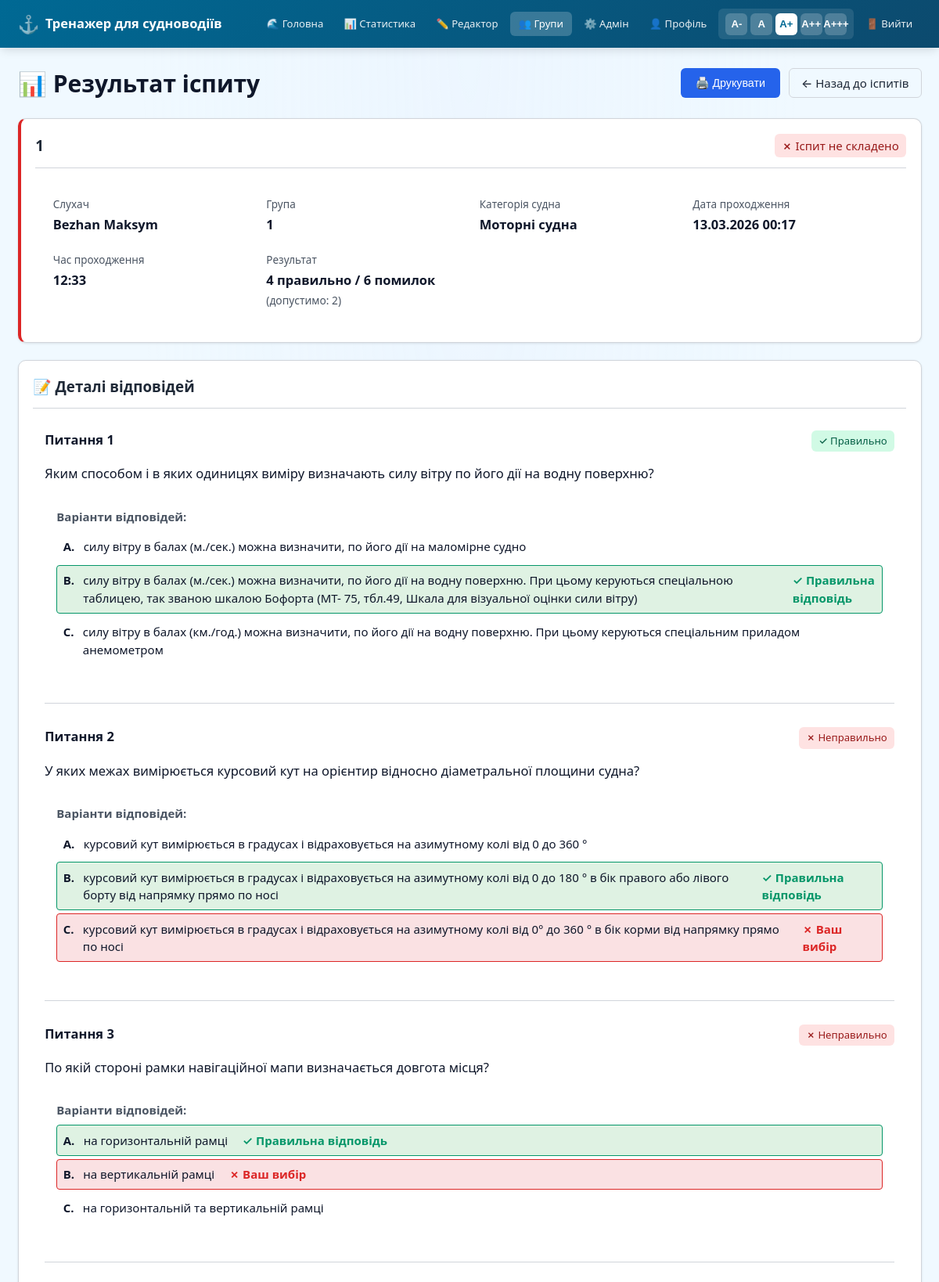
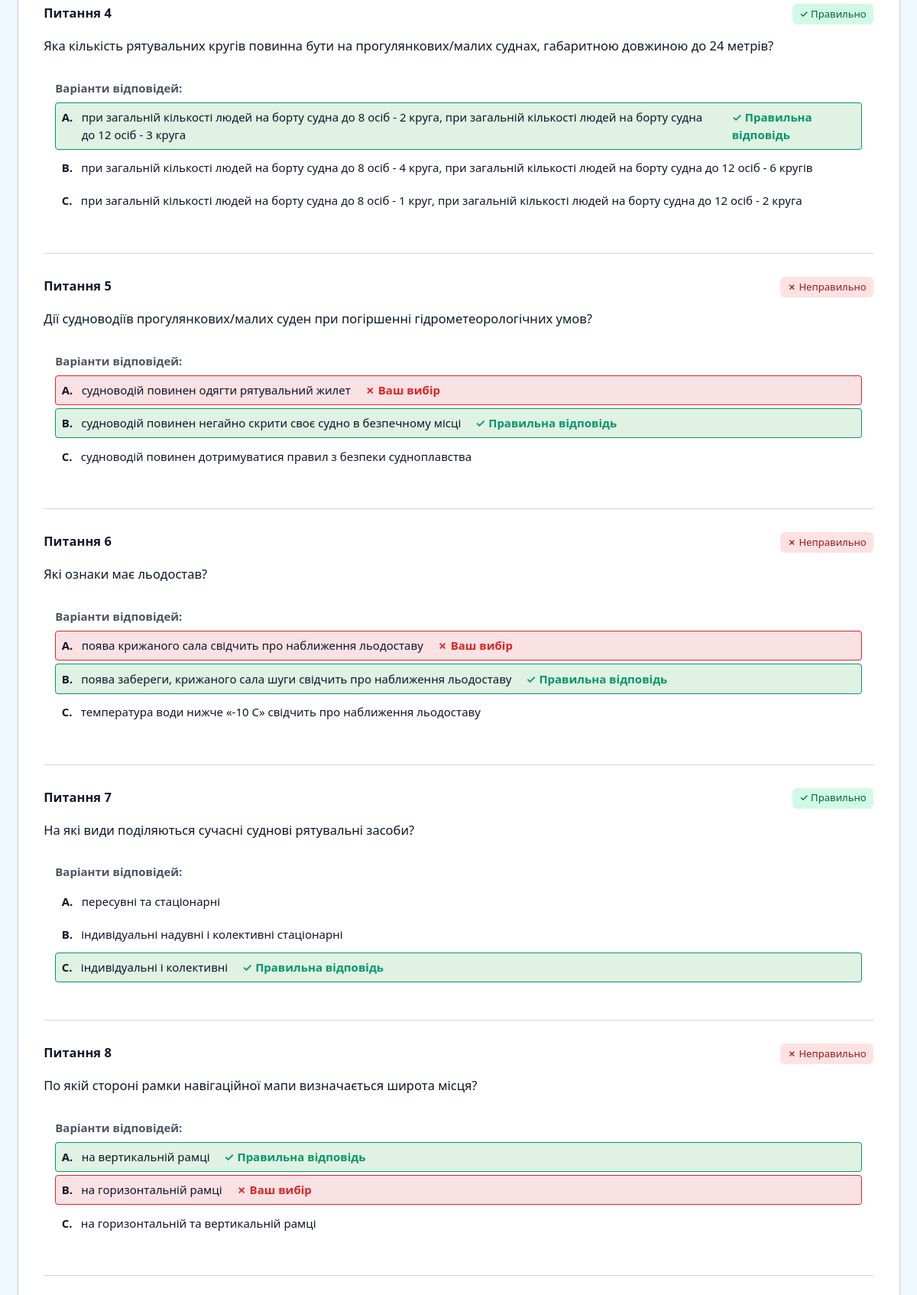
Screenshot of /school-exams/result/1 (signed in, upper part) with the database file from the repository (2 pictures, top to bottom).
### app/models.py (models this page shows, shortened)
class SchoolExam(db.Model):
    __tablename__ = 'school_exams'
    id = db.Column(db.Integer, primary_key=True)
    group_id = db.Column(db.Integer, db.ForeignKey('groups.id'), nullable=False)
    category_id = db.Column(db.Integer, db.ForeignKey('categories.id'), nullable=False)
    name = db.Column(db.String(200), nullable=False)
    question_count = db.Column(db.Integer, default=10)
    time_minutes = db.Column(db.Integer, default=20)
    max_errors = db.Column(db.Integer, default=2)
    question_selection_type = db.Column(db.String(20), default='random')
    is_active = db.Column(db.Boolean, default=False)
    activated_at = db.Column(db.DateTime)
    activated_by_id = db.Column(db.Integer, db.ForeignKey('users.id'))
    available_from = db.Column(db.DateTime)
    available_until = db.Column(db.DateTime)
    created_at = db.Column(db.DateTime, default=datetime.utcnow)
    category = db.relationship('Category', backref='school_exams', lazy=True)
    activated_by = db.relationship('User', backref='activated_exams', lazy=True)
    questions = db.relationship('SchoolExamQuestion', backref='exam', lazy=True, cascade='all, delete-orphan')
    results = db.relationship('SchoolExamResult', backref='exam', lazy=True, cascade='all, delete-orphan')

class SchoolExamResult(db.Model):
    __tablename__ = 'school_exam_results'
    id = db.Column(db.Integer, primary_key=True)
    exam_id = db.Column(db.Integer, db.ForeignKey('school_exams.id'), nullable=False)
    user_id = db.Column(db.Integer, db.ForeignKey('users.id'), nullable=False)
    started_at = db.Column(db.DateTime, default=datetime.utcnow)
    completed_at = db.Column(db.DateTime)
    total_questions = db.Column(db.Integer, default=0)
    correct_answers = db.Column(db.Integer, default=0)
    errors_count = db.Column(db.Integer, default=0)
    time_spent_seconds = db.Column(db.Integer)
    status = db.Column(db.String(20), default='in_progress')
    is_passed = db.Column(db.Boolean, default=False)
    created_at = db.Column(db.DateTime, default=datetime.utcnow)
    user = db.relationship('User', backref='school_exam_results', lazy=True)
    answers = db.relationship('SchoolExamAnswer', backref='result', lazy=True, cascade='all, delete-orphan')
    def get_time_spent_formatted(self):
        if not self.time_spent_seconds:
            return '—'
        minutes = self.time_spent_seconds // 60
        seconds = self.time_spent_seconds % 60
        return f'{minutes:02d}:{seconds:02d}'

class User(UserMixin, db.Model):
    __tablename__ = 'users'
    id = db.Column(db.Integer, primary_key=True)
    username = db.Column(db.String(80), unique=True, nullable=False)
    password_hash = db.Column(db.String(128), nullable=False)
    last_name = db.Column(db.String(100))  # Прізвище
    first_name = db.Column(db.String(100))  # Ім'я
    middle_name = db.Column(db.String(100))  # По батькові
    phone = db.Column(db.String(20))  # Номер телефону
    email = db.Column(db.String(120))  # Електронна пошта
    avatar_url = db.Column(db.String(500))  # URL аватара
    role = db.Column(db.String(20), default='student')  # system_admin, school_admin, teacher, student
    school_id = db.Column(db.Integer, db.ForeignKey('schools.id'), nullable=True)
    teacher_id = db.Column(db.Integer, db.ForeignKey('users.id'), nullable=True)  # Для слухачів - їх викладач
    is_active = db.Column(db.Boolean, default=True)
    account_created_at = db.Column(db.DateTime, default=datetime.utcnow)
    account_expires_at = db.Column(db.DateTime)  # Термін дії аккаунта
    first_login_at = db.Column(db.DateTime)  # Перший вхід (для активації)
    data_processing_consent = db.Column(db.Boolean, default=False)
    consent_date = db.Column(db.DateTime)
    must_change_password = db.Column(db.Boolean, default=False)
    last_login = db.Column(db.DateTime)
    login_count = db.Column(db.Integer, default=0)
    test_sessions = db.relationship('TestSession', backref='user', lazy=True, cascade='all, delete-orphan')
    def can_access_admin(self):
        return self.role in ['system_admin', 'school_admin']
    def can_edit_questions(self):
        return self.role in ['system_admin', 'school_admin', 'teacher']
    def get_full_name(self):
        parts = [self.last_name, self.first_name, self.middle_name]
        return ' '.join(filter(None, parts)) or self.username
    def is_account_expired(self):
        if self.account_expires_at:
            return datetime.utcnow() > self.account_expires_at
        return False

class Group(db.Model):
    __tablename__ = 'groups'
    id = db.Column(db.Integer, primary_key=True)
    name = db.Column(db.String(100), nullable=False)
    description = db.Column(db.Text)
    school_id = db.Column(db.Integer, db.ForeignKey('schools.id'), nullable=False)
    teacher_id = db.Column(db.Integer, db.ForeignKey('users.id'), nullable=False)
    created_at = db.Column(db.DateTime, default=datetime.utcnow)
    is_active = db.Column(db.Boolean, default=True)
    school = db.relationship('School', backref='groups', lazy=True)
    teacher = db.relationship('User', backref='teacher_groups', lazy=True)
    students = db.relationship('User', secondary=group_students, backref='student_groups', lazy=True)
    exams = db.relationship('SchoolExam', backref='group', lazy=True, cascade='all, delete-orphan')

class Category(db.Model):
    __tablename__ = 'categories'
    id = db.Column(db.Integer, primary_key=True)
    code = db.Column(db.String(10), unique=True, nullable=False)  # MS, GC
    name = db.Column(db.String(100), nullable=False)  # Малі судна, Гідроцикли
    description = db.Column(db.String(200))

class SchoolExamAnswer(db.Model):
    __tablename__ = 'school_exam_answers'
    id = db.Column(db.Integer, primary_key=True)
    result_id = db.Column(db.Integer, db.ForeignKey('school_exam_results.id'), nullable=False)
    question_id = db.Column(db.Integer, db.ForeignKey('questions.id'), nullable=False)
    selected_answer = db.Column(db.Integer)
    is_correct = db.Column(db.Boolean, default=False)
    answered_at = db.Column(db.DateTime, default=datetime.utcnow)
    question = db.relationship('Question', lazy=True)

class Question(db.Model):
    __tablename__ = 'questions'
    id = db.Column(db.Integer, primary_key=True)
    bank_id = db.Column(db.Integer, db.ForeignKey('question_banks.id'), nullable=False)
    section = db.Column(db.String(10), nullable=False, index=True)
    text = db.Column(db.Text, nullable=False)
    option1 = db.Column(db.String(500), nullable=False)
    option2 = db.Column(db.String(500), nullable=False)
    option3 = db.Column(db.String(500), nullable=False)
    correct = db.Column(db.Integer, nullable=False)  # 0, 1, або 2 (індекс правильної відповіді)
    correct_key = db.Column(db.String(10))  # Унікальний ключ правильної відповіді для перемішування
    image_base64 = db.Column(db.Text)  # Base64 зображення
    created_by = db.Column(db.Integer, db.ForeignKey('users.id'))
    created_at = db.Column(db.DateTime, default=datetime.utcnow)
    updated_at = db.Column(db.DateTime, default=datetime.utcnow, onupdate=datetime.utcnow)
    answers = db.relationship('Answer', backref='question', lazy=True)
    categories = db.relationship('Category', secondary=question_categories, backref='questions')
    def get_options(self):
        return [self.option1, self.option2, self.option3]

### app/routes.py (the view)
@main_bp.route('/school-exams/result/<int:result_id>')
@login_required
def school_exam_result(result_id):
    result = SchoolExamResult.query.get_or_404(result_id)
    exam = result.exam
    if current_user.role == 'student' and result.user_id != current_user.id:
        flash('У вас немає прав для перегляду цього результату', 'danger')
        return redirect(url_for('main.my_school_exams'))
    if current_user.role == 'teacher' and exam.group.teacher_id != current_user.id:
        flash('У вас немає прав для перегляду цього результату', 'danger')
        return redirect(url_for('main.groups_list'))
    if current_user.role == 'school_admin' and exam.group.school_id != current_user.school_id:
        flash('У вас немає прав для перегляду цього результату', 'danger')
        return redirect(url_for('main.groups_list'))
    answers = SchoolExamAnswer.query.filter_by(result_id=result.id).all()
    return render_template('school_exam_result.html',
                           result=result,
                           exam=exam,
                           answers=answers)

### app/templates/school_exam_result.html (shortened to what this page needs)
{% extends "base.html" %}
{% block content %}
<div class="exam-result-screen fade-in">
    <div style="display: flex; justify-content: space-between; align-items: center; margin-bottom: 1.5rem;">
        <h1>📊 Результат іспиту</h1>
        <div style="display: flex; gap: 0.75rem;">
            <button onclick="window.print()" class="print-btn">
                🖨️ Друкувати
            </button>
            <a href="{{ url_for('main.my_school_exams') }}" class="btn btn-outline no-print">
                ← Назад до іспитів
            </a>
        </div>
    </div>
    <div class="card result-header" style="margin-bottom: 1.5rem; border-left: 4px solid {{ 'var(--success-color)' if result.is_passed else 'var(--danger-color)' }};">
        <div class="card-header" style="display: flex; justify-content: space-between; align-items: center;">
            <h2 class="card-title">{{ exam.name }}</h2>
            <span class="badge {{ 'badge-success' if result.is_passed else 'badge-danger' }}" style="font-size: 1rem;">
                {{ '✓ Іспит складено' if result.is_passed else '✗ Іспит не складено' }}
            </span>
        </div>
        <div style="padding: 1.5rem;">
            <div class="info-grid" style="display: grid; grid-template-columns: repeat(auto-fit, minmax(200px, 1fr)); gap: 1.5rem;">
                <div class="info-item">
                    <p style="color: var(--text-secondary); margin-bottom: 0.25rem; font-size: 0.9rem;">Слухач</p>
                    <p style="font-size: 1.1rem; font-weight: 600;">
                        {{ result.user.get_full_name() or result.user.username }}
                    </p>
                </div>
                <div class="info-item">
                    <p style="color: var(--text-secondary); margin-bottom: 0.25rem; font-size: 0.9rem;">Група</p>
                    <p style="font-size: 1.1rem; font-weight: 600;">{{ exam.group.name }}</p>
                </div>
                <div class="info-item">
                    <p style="color: var(--text-secondary); margin-bottom: 0.25rem; font-size: 0.9rem;">Категорія судна</p>
                    <p style="font-size: 1.1rem; font-weight: 600;">{{ exam.category.name }}</p>
                </div>
                <div class="info-item">
                    <p style="color: var(--text-secondary); margin-bottom: 0.25rem; font-size: 0.9rem;">Дата проходження</p>
                    <p style="font-size: 1.1rem; font-weight: 600;">
                        {{ result.completed_at.strftime('%d.%m.%Y %H:%M') if result.completed_at else '—' }}
                    </p>
                </div>
                <div class="info-item">
                    <p style="color: var(--text-secondary); margin-bottom: 0.25rem; font-size: 0.9rem;">Час проходження</p>
                    <p style="font-size: 1.1rem; font-weight: 600;">{{ result.get_time_spent_formatted() }}</p>
                </div>
                <div class="info-item">
                    <p style="color: var(--text-secondary); margin-bottom: 0.25rem; font-size: 0.9rem;">Результат</p>
                    <p style="font-size: 1.1rem; font-weight: 600;">
                        {{ result.correct_answers }} правильно / {{ result.errors_count }} помилок
                        <br><small style="color: var(--text-secondary); font-weight: 400;">(допустимо: {{ exam.max_errors }})</small>
                    </p>
                </div>
            </div>
        </div>
    </div>
    <div class="card">
        <div class="card-header">
            <h2 class="card-title">📝 Деталі відповідей</h2>
        </div>
        <div style="padding: 1rem;">
            {% for answer in answers %}
            <div class="question-block" style="margin-bottom: 2rem; padding-bottom: 2rem; border-bottom: 1px solid var(--border-color); {% if loop.last %}border-bottom: none;{% endif %}">
                <div class="question-header" style="display: flex; justify-content: space-between; align-items: flex-start; margin-bottom: 1rem;">
                    <h3 style="margin: 0; font-size: 1.1rem;">Питання {{ loop.index }}</h3>
                    <span class="badge {{ 'badge-success' if answer.is_correct else 'badge-danger' }} status-badge">
                        {{ '✓ Правильно' if answer.is_correct else '✗ Неправильно' }}
                    </span>
                </div>
                <p class="question-text" style="font-size: 1.1rem; line-height: 1.6; margin-bottom: 1rem;">
                    {{ answer.question.text }}
                </p>
                <div class="options-block" style="background: var(--bg-color); padding: 1rem; border-radius: 8px;">
                    <p style="margin-bottom: 0.5rem; font-weight: 600; color: var(--text-secondary);">Варіанти відповідей:</p>
                    {% set options = answer.question.get_options() %}
                    {% for option in options %}
                    {% set idx = loop.index0 %}
                    {% set is_correct = (idx == answer.question.correct) %}
                    {% set is_selected = (idx == answer.selected_answer) %}
                    <div class="option-item {% if is_correct %}option-correct{% elif is_selected %}option-wrong{% endif %}"
                         style="padding: 0.5rem; margin-bottom: 0.25rem; border-radius: 4px;
                         {% if is_correct %}
                         background: rgba(40, 167, 69, 0.15); border: 1px solid var(--success-color);
                         {% elif is_selected %}
                         background: rgba(220, 53, 69, 0.15); border: 1px solid var(--danger-color);
                         {% else %}
                         border: 1px solid transparent;
                         {% endif %}">
                        <span style="font-weight: 600;">{{ ['A', 'B', 'C'][idx] }}.</span> {{ option }}
                        {% if is_correct %}
                        <span style="color: var(--success-color); margin-left: 0.5rem; font-weight: 600;">✓ Правильна відповідь</span>
                        {% endif %}
                        {% if is_selected and not is_correct %}
                        <span style="color: var(--danger-color); margin-left: 0.5rem; font-weight: 600;">✗ Ваш вибір</span>
                        {% endif %}
                    </div>
                    {% endfor %}
                </div>
            </div>
            {% endfor %}
        </div>
    </div>
</div>
{% endblock %}

### rows the page displays
SchoolExam: name "1", max_errors "2"
SchoolExamResult: is_passed "✗ Іспит не складено", completed_at "13.03.2026 00:17", get_time_spent_formatted "12:33", correct_answers "4", errors_count "6"
User: user "Bezhan Maksym"
Group: group.name "1"
Category: category.name "Моторні судна"
SchoolExamAnswer: is_correct "✓ Правильно", question.text "Яким способом і в яких одиницях виміру визначають силу вітру по його дії на водну поверхню?"
Question: correct_key "A", option1 "силу вітру в балах (м./сек.) можна визначити, по його дії на маломірне судно", value "B", option2 "силу вітру в балах (м./сек.) можна визначити, по його дії на водну поверхню. При цьому керуються спеціальною таблицею, так званою шкалою Бофорта (МТ- 75, тбл.49, Шкала для візуальної оцінки сили вітру)", shows "✓ Правильна відповідь", value "C", option3 "силу вітру в балах (км./год.) можна визначити, по його дії на водну поверхню. При цьому керуються спеціальним приладом анемометром"
SchoolExamAnswer: is_correct "✗ Неправильно", question.text "У яких межах вимірюється курсовий кут на орієнтир відносно діаметральної площини судна?"
Question: correct_key "A", option1 "курсовий кут вимірюється в градусах і відраховується на азимутному колі від 0 до 360 °", value "B", option2 "курсовий кут вимірюється в градусах і відраховується на азимутному колі від 0 до 180 ° в бік правого або лівого борту від напрямку прямо по носі", shows "✓ Правильна відповідь", value "C", option3 "курсовий кут вимірюється в градусах і відраховується на азимутному колі від 0° до 360 ° в бік корми від напрямку прямо по носі", shows "✗ Ваш вибір"
SchoolExamAnswer: is_correct "✗ Неправильно", question.text "По якій стороні рамки навігаційної мапи визначається довгота місця?"
Question: correct_key "A", option1 "на горизонтальній рамці", shows "✓ Правильна відповідь", value "B", option2 "на вертикальній рамці", shows "✗ Ваш вибір", value "C", option3 "на горизонтальній та вертикальній рамці"
SchoolExamAnswer: is_correct "✓ Правильно", question.text "Яка кількість рятувальних кругів повинна бути на прогулянкових/малих суднах, габаритною довжиною до 24 метрів?"
Question: correct_key "A", option1 "при загальній кількості людей на борту судна до 8 осіб - 2 круга, при загальній кількості людей на борту судна до 12 осіб - 3 круга", shows "✓ Правильна відповідь", value "B", option2 "при загальній кількості людей на борту судна до 8 осіб - 4 круга, при загальній кількості людей на борту судна до 12 осіб - 6 кругів", value "C", option3 "при загальній кількості людей на борту судна до 8 осіб - 1 круг, при загальній кількості людей на борту судна до 12 осіб - 2 круга"
SchoolExamAnswer: is_correct "✗ Неправильно", question.text "Дії судноводіїв прогулянкових/малих суден при погіршенні гідрометеорологічних умов?"
Question: correct_key "A", option1 "судноводій повинен одягти рятувальний жилет", shows "✗ Ваш вибір", value "B", option2 "судноводій повинен негайно скрити своє судно в безпечному місці", shows "✓ Правильна відповідь", value "C", option3 "судноводій повинен дотримуватися правил з безпеки судноплавства"
SchoolExamAnswer: is_correct "✗ Неправильно", question.text "Які ознаки має льодостав?"
Question: correct_key "A", option1 "поява крижаного сала свідчить про наближення льодоставу", shows "✗ Ваш вибір", value "B", option2 "поява забереги, крижаного сала шуги свідчить про наближення льодоставу", shows "✓ Правильна відповідь", value "C", option3 "температура води нижче «-10 С» свідчить про наближення льодоставу"
SchoolExamAnswer: is_correct "✓ Правильно", question.text "На які види поділяються сучасні суднові рятувальні засоби?"
Question: correct_key "A", option1 "пересувні та стаціонарні", value "B", option2 "індивідуальні надувні і колективні стаціонарні", value "C", option3 "індивідуальні і колективні", shows "✓ Правильна відповідь"
SchoolExamAnswer: is_correct "✗ Неправильно", question.text "По якій стороні рамки навігаційної мапи визначається широта місця?"
Question: correct_key "A", option1 "на вертикальній рамці", shows "✓ Правильна відповідь", value "B", option2 "на горизонтальній рамці", shows "✗ Ваш вибір", value "C", option3 "на горизонтальній та вертикальній рамці"
